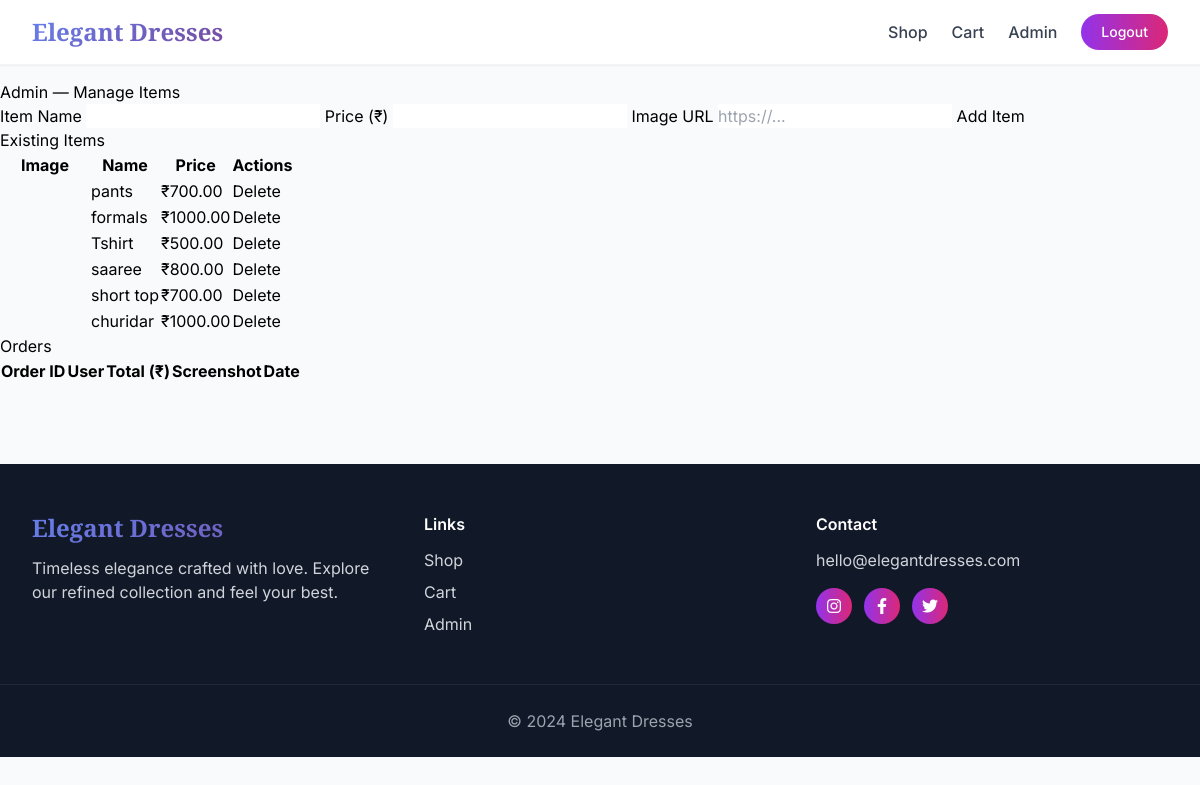
/admin (signed in), run on an earlier commit of the app's database.
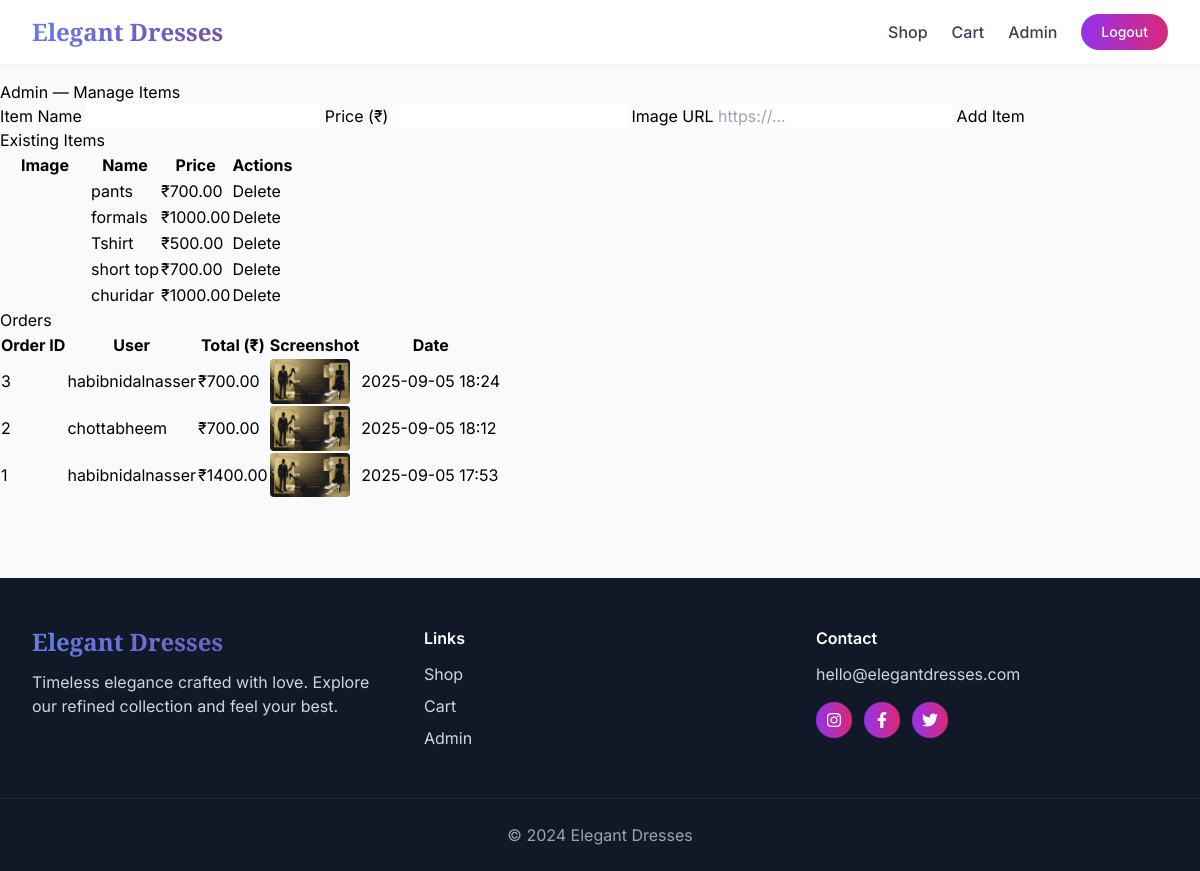
And on a later commit of the database.
### app.py (models this page shows, shortened)
class Item(db.Model):
    id = db.Column(db.Integer, primary_key=True)
    name = db.Column(db.String(120), nullable=False)
    price = db.Column(db.Float, nullable=False, default=0.0)
    image_url = db.Column(db.String(500), nullable=True)
    created_at = db.Column(db.DateTime, default=datetime.utcnow)

class Order(db.Model):
    id = db.Column(db.Integer, primary_key=True)
    user_id = db.Column(db.Integer, db.ForeignKey('user.id'), nullable=False)
    total_amount = db.Column(db.Float, nullable=False)
    screenshot = db.Column(db.String(255))
    created_at = db.Column(db.DateTime, default=datetime.utcnow)
    user = db.relationship('User', backref=db.backref('orders', lazy=True))

class User(db.Model):
    id = db.Column(db.Integer, primary_key=True)
    username = db.Column(db.String(80), unique=True, nullable=False)
    password_hash = db.Column(db.String(200), nullable=False)
    is_admin = db.Column(db.Boolean, default=False)
    created_at = db.Column(db.DateTime, default=datetime.utcnow)

### app.py (the view)
    def wrapper(*args, **kwargs):
        user = current_user()
        if not user or not user.is_admin:
            flash("Admin access required.", "error")
            return redirect(url_for('items'))
        return view_func(*args, **kwargs)

### app.py (called while the page is built, shortened)
def current_user():
    uid = session.get('user_id')
    if not uid:
        return None
    return User.query.get(uid)

def admin_required(view_func):
    def wrapper(*args, **kwargs):
        user = current_user()
        if not user or not user.is_admin:
            flash("Admin access required.", "error")
            return redirect(url_for('items'))
        return view_func(*args, **kwargs)
    wrapper.__name__ = view_func.__name__
    return wrapper

@app.route('/admin', methods=['GET', 'POST'])
@admin_required
def admin():
    items = Item.query.order_by(Item.created_at.desc()).all()
    orders = Order.query.order_by(Order.created_at.desc()).all()   # fetch orders
    return render_template('admin.html', items=items, orders=orders, user=current_user())

### templates/admin.html (shortened to what this page needs)
{% extends "base_v2.html" %}
{% block content %}
<h2>Admin — Manage Items</h2>
<form method="post" class="form-card">
  <label>Item Name</label>
  <input type="text" name="name" required>
  <label>Price (₹)</label>
  <input type="number" step="0.01" name="price" required>
  <label>Image URL</label>
  <input type="url" name="image_url" placeholder="https://...">
  <button type="submit">Add Item</button>
</form>
<h3>Existing Items</h3>
<table class="table">
  <thead>
    <tr>
      <th>Image</th>
      <th>Name</th>
      <th>Price</th>
      <th>Actions</th>
    </tr>
  </thead>
  <tbody>
    {% for item in items %}
    <tr>
      <td style="width:90px;">
      </td>
      <td>{{ item.name }}</td>
      <td>₹{{ '%.2f'|format(item.price) }}</td>
      <td>
        <form method="post" action="{{ url_for('admin_delete_item', item_id=item.id) }}" onsubmit="return confirm('Delete this item?');">
          <button type="submit" class="danger">Delete</button>
        </form>
      </td>
    </tr>
    {% endfor %}
  </tbody>
</table>
<h3>Orders</h3>
<table class="table">
  <thead>
    <tr>
      <th>Order ID</th>
      <th>User</th>
      <th>Total (₹)</th>
      <th>Screenshot</th>
      <th>Date</th>
    </tr>
  </thead>
  <tbody>
    {% for order in orders %}
    <tr>
      <td>{{ order.id }}</td>
      <td>{{ order.user.username }}</td>
      <td>₹{{ '%.2f'|format(order.total_amount) }}</td>
      <td>
        {% if order.screenshot %}
          <img src="{{ url_for('uploaded_file', filename=order.screenshot) }}" alt="screenshot" style="width:80px; border-radius:4px;">
        {% endif %}
      </td>
      <td>{{ order.created_at.strftime('%Y-%m-%d %H:%M') }}</td>
    </tr>
    {% endfor %}
  </tbody>
</table>
{% endblock %}

### templates/base_v2.html (shortened to what this page needs)
<!DOCTYPE html>
<html lang="en">
<head>
  <script src="https://cdn.tailwindcss.com"></script>
  <link rel="stylesheet" href="https://cdnjs.cloudflare.com/ajax/libs/font-awesome/6.4.0/css/all.min.css">
</head>
<body class="font-inter bg-gray-50">
  <nav class="bg-white/95 backdrop-blur-md shadow-sm fixed w-full top-0 z-50 border-b border-gray-100">
    <div class="max-w-7xl mx-auto px-4 sm:px-6 lg:px-8">
      <div class="flex justify-between items-center h-16">
        <a href="{{ url_for('items') }}" class="font-playfair text-2xl font-bold gradient-text">Elegant Dresses</a>
        <div class="hidden md:flex items-center space-x-6">
          <a href="{{ url_for('items') }}" class="text-gray-700 hover:text-purple-600 font-medium">Shop</a>
          <a href="{{ url_for('cart') }}" class="text-gray-700 hover:text-purple-600 font-medium">Cart</a>
          {% if user and user.is_admin %}
            <a href="{{ url_for('admin') }}" class="text-gray-700 hover:text-purple-600 font-medium">Admin</a>
          {% endif %}
          {% if session.get('user_id') %}
            <a href="{{ url_for('logout') }}" class="bg-gradient-to-r from-purple-600 to-pink-600 text-white px-5 py-2 rounded-full text-sm font-medium hover:shadow-lg transform hover:scale-105 transition-all">Logout</a>
          {% else %}
            <a href="{{ url_for('login') }}" class="bg-gradient-to-r from-purple-600 to-pink-600 text-white px-5 py-2 rounded-full text-sm font-medium hover:shadow-lg transform hover:scale-105 transition-all">Login / Sign Up</a>
          {% endif %}
        </div>
      </div>
    </div>
  </nav>
  <main class="pt-20">
    {% block content %}{% endblock %}
  </main>
  <footer class="bg-gray-900 text-white mt-20">
    <div class="max-w-7xl mx-auto px-4 sm:px-6 lg:px-8 py-12 grid grid-cols-1 md:grid-cols-3 gap-10">
      <div>
        <h3 class="font-playfair text-2xl font-bold gradient-text mb-3">Elegant Dresses</h3>
        <p class="text-gray-300">Timeless elegance crafted with love. Explore our refined collection and feel your best.</p>
      </div>
      <div>
        <h4 class="font-semibold mb-3">Links</h4>
        <ul class="space-y-2 text-gray-300">
          <li><a href="{{ url_for('items') }}" class="hover:text-white">Shop</a></li>
          <li><a href="{{ url_for('cart') }}" class="hover:text-white">Cart</a></li>
          {% if user and user.is_admin %}<li><a href="{{ url_for('admin') }}" class="hover:text-white">Admin</a></li>{% endif %}
        </ul>
      </div>
      <div>
        <h4 class="font-semibold mb-3">Contact</h4>
        <p class="text-gray-300">hello@elegantdresses.com</p>
        <div class="flex gap-3 mt-4">
          <a class="w-9 h-9 rounded-full bg-gradient-to-r from-purple-600 to-pink-600 flex items-center justify-center" href="#"><i class="fab fa-instagram"></i></a>
          <a class="w-9 h-9 rounded-full bg-gradient-to-r from-purple-600 to-pink-600 flex items-center justify-center" href="#"><i class="fab fa-facebook-f"></i></a>
          <a class="w-9 h-9 rounded-full bg-gradient-to-r from-purple-600 to-pink-600 flex items-center justify-center" href="#"><i class="fab fa-twitter"></i></a>
        </div>
      </div>
    </div>
    <div class="border-t border-gray-800 py-6 text-center text-gray-400">&copy; 2024 Elegant Dresses</div>
  </footer>
</body>
</html>

### templates/base_v2.html (style rules this page uses)
.font-playfair { font-family: 'Playfair Display', serif; }
.font-inter { font-family: 'Inter', sans-serif; }
.gradient-text { background: linear-gradient(135deg, #667eea 0%, #764ba2 100%); -webkit-background-clip: text; -webkit-text-fill-color: transparent; background-clip: text; }

What changed in the data, as far as the page shows it:
removed Item: name "saaree", price "800.00"
added Order: id "3", user.username "habibnidalnasser", total_amount "700.00", screenshot (picture), created_at "2025-09-05 18:24"
added Order: id "2", user.username "chottabheem", total_amount "700.00", screenshot (picture), created_at "2025-09-05 18:12"
added Order: id "1", user.username "habibnidalnasser", total_amount "1400.00", screenshot (picture), created_at "2025-09-05 17:53"
